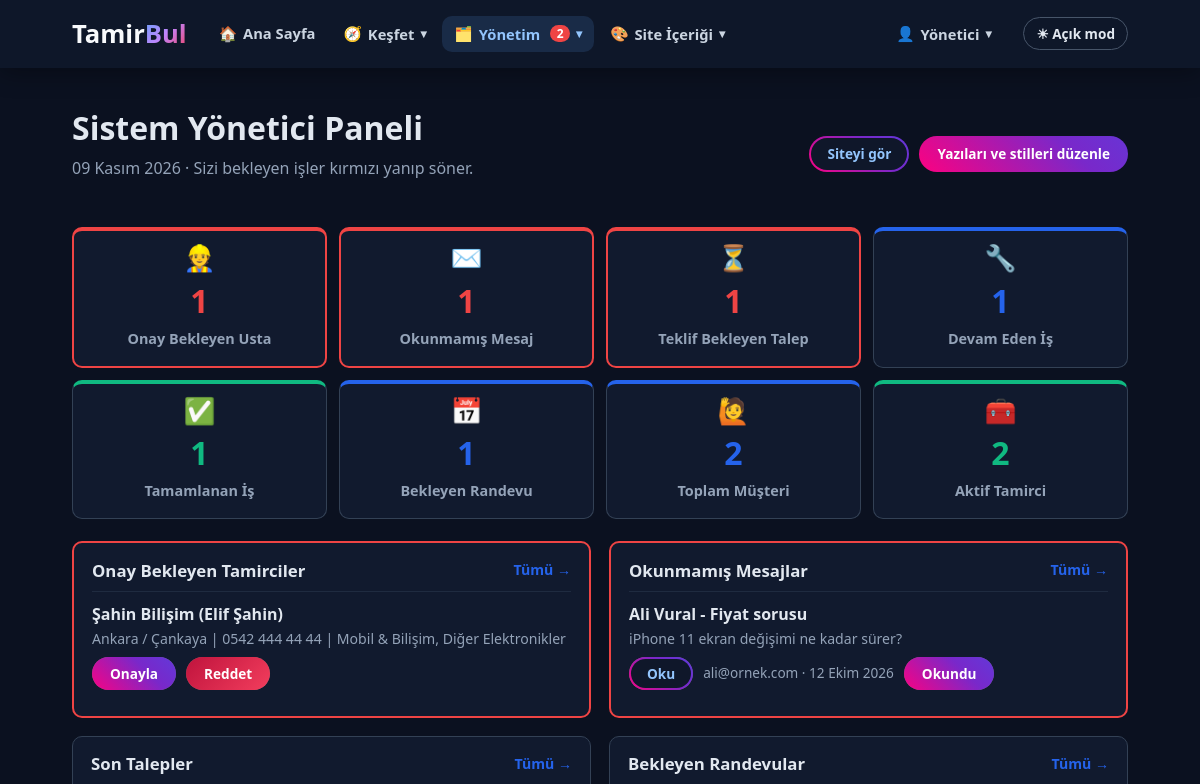
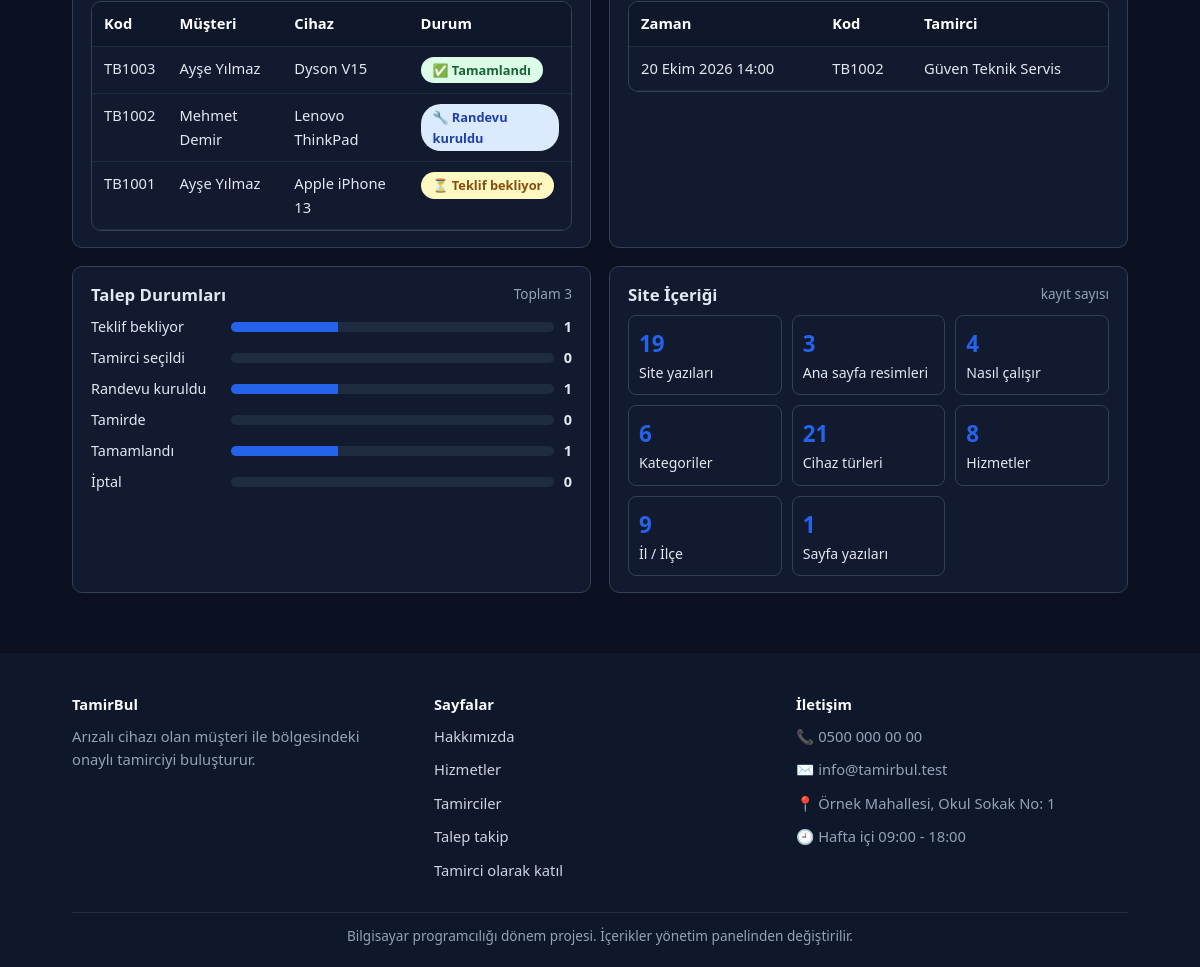
The app's page /admin/panel.php (signed in) with its own data (2 pictures, top to bottom).
### tables this page shows
CREATE TABLE site_ayarlari (
    id INT AUTO_INCREMENT PRIMARY KEY,  
    anahtar VARCHAR(50) NOT NULL UNIQUE,  
    deger TEXT NOT NULL,  
    etiket VARCHAR(100) NOT NULL DEFAULT ''  
);

CREATE TABLE kullanicilar (
    id INT AUTO_INCREMENT PRIMARY KEY,  
    ad VARCHAR(50) NOT NULL,  
    soyad VARCHAR(50) NOT NULL,  
    eposta VARCHAR(100) NOT NULL UNIQUE,  
    sifre VARCHAR(255) NOT NULL,  
    telefon VARCHAR(20) NOT NULL,  
    rol VARCHAR(20) NOT NULL,  
    isletme_adi VARCHAR(100) NOT NULL DEFAULT '',  
    sehir VARCHAR(50) NOT NULL,  
    ilce VARCHAR(50) NOT NULL DEFAULT '',  
    adres TEXT NOT NULL,  
    hakkinda TEXT NOT NULL,  
    onayli TINYINT NOT NULL DEFAULT 0,  
    kayit_tarihi DATETIME NOT NULL  
);

CREATE TABLE mesajlar (
    id INT AUTO_INCREMENT PRIMARY KEY,  
    ad VARCHAR(80) NOT NULL,  
    eposta VARCHAR(100) NOT NULL,  
    konu VARCHAR(150) NOT NULL,  
    mesaj TEXT NOT NULL,  
    okundu TINYINT NOT NULL DEFAULT 0,  
    tarih DATETIME NOT NULL  
);

CREATE TABLE talepler (
    id INT AUTO_INCREMENT PRIMARY KEY,  
    musteri_id INT NOT NULL,  
    hizmet_id INT NULL,  
    tamirci_id INT NULL,  
    kategori_id INT NOT NULL,  
    cihaz_turu VARCHAR(80) NOT NULL,  
    marka VARCHAR(50) NOT NULL,  
    model VARCHAR(50) NOT NULL,  
    ariza TEXT NOT NULL,  
    resim VARCHAR(255) NOT NULL DEFAULT '',  
    sehir VARCHAR(50) NOT NULL,  
    ilce VARCHAR(50) NOT NULL,  
    durum VARCHAR(30) NOT NULL,  
    takip_kodu VARCHAR(20) NOT NULL,  
    puan TINYINT NOT NULL DEFAULT 0,  
    olusturma_tarihi DATETIME NOT NULL  
);

CREATE TABLE randevular (
    id INT AUTO_INCREMENT PRIMARY KEY,  
    talep_id INT NOT NULL,  
    tamirci_id INT NOT NULL,  
    randevu_tarihi DATE NOT NULL,  
    randevu_saati VARCHAR(10) NOT NULL,  
    durum VARCHAR(30) NOT NULL,  
    not_metni TEXT NOT NULL  
);

### admin/panel.php (the view, shortened to what the rows shown need)
<?php
include "../ortak/hazirla.php";
$basvurular = satirlar("SELECT * FROM kullanicilar WHERE rol = 'tamirci' AND onayli = 0 ORDER BY id");
$mesajlar = satirlar("SELECT * FROM mesajlar WHERE okundu = 0 ORDER BY id DESC LIMIT 5");
$talepler = satirlar("SELECT talepler.*, kullanicilar.ad, kullanicilar.soyad FROM talepler INNER JOIN kullanicilar ON kullanicilar.id = talepler.musteri_id ORDER BY talepler.id DESC LIMIT 6");
$randevular = satirlar("SELECT randevular.*, talepler.takip_kodu, kullanicilar.isletme_adi FROM randevular INNER JOIN talepler ON talepler.id = randevular.talep_id INNER JOIN kullanicilar ON kullanicilar.id = randevular.tamirci_id WHERE randevular.durum = 'bekliyor' ORDER BY randevular.randevu_tarihi, randevular.randevu_saati LIMIT 5");
$toplam_talep = sayi_getir("SELECT COUNT(*) FROM talepler");
$durum_listesi = array("beklemede", "tamirci_atandi", "randevu_kuruldu", "tamirde", "tamamlandi", "iptal");
$durum_sayilari = array();
foreach ($durum_listesi as $durum) {
    $durum_sayilari[$durum] = sayi_getir("SELECT COUNT(*) FROM talepler WHERE durum = '" . $durum . "'");
}
include "../ortak/baslik.php";
?>
<section class="dashboard-section">
    <div class="container">
        <div class="dashboard-header panel-ust">
            <div>
                <h2>Sistem Yönetici Paneli</h2>
            </div>
        </div>
        <div class="panel-izgara">
            <div class="panel-kutu <?php if (count($basvurular) > 0) { echo "yanip-sonen"; } ?>">
                <?php foreach ($basvurular as $usta) { ?>
                    <div class="panel-satir">
                        <strong><?php echo temiz_yaz($usta["isletme_adi"] . " (" . $usta["ad"] . " " . $usta["soyad"] . ")"); ?></strong>
                        <div class="request-meta"><?php echo temiz_yaz($usta["sehir"] . " / " . $usta["ilce"] . " | " . $usta["telefon"] . " | " . yetkinlik_metni($usta["id"])); ?></div>
                        <div class="offer-actions">
                            <form method="post" action="kullanici-onay.php">
                                <button class="btn btn-sm btn-secondary" type="submit">Onayla</button>
                            </form>
                            <form method="post" action="kullanici-onay.php" data-onay="Başvuru reddedilsin mi?">
                                <button class="btn btn-sm btn-danger" type="submit">Reddet</button>
                            </form>
                        </div>
                    </div>
                <?php } ?>
            </div>
            <div class="panel-kutu <?php if (count($mesajlar) > 0) { echo "yanip-sonen"; } ?>">
                <?php foreach ($mesajlar as $mesaj) { ?>
                    <div class="panel-satir">
                        <strong><?php echo temiz_yaz($mesaj["ad"] . " - " . $mesaj["konu"]); ?></strong>
                        <div class="request-meta"><?php echo temiz_yaz(mb_substr($mesaj["mesaj"], 0, 90, "UTF-8")); ?></div>
                        <div class="offer-actions">
                            <button type="button" class="btn btn-sm btn-outline" data-pencere="mesaj-<?php echo (int) $mesaj["id"]; ?>">Oku</button>
                            <span class="kucuk-etiket"><?php echo temiz_yaz($mesaj["eposta"]); ?> · <?php echo tarih_yaz($mesaj["tarih"]); ?></span>
                            <form method="post" action="mesaj-okundu.php">
                                <button class="btn btn-sm btn-primary" type="submit">Okundu</button>
                            </form>
                        </div>
                    </div>
                <?php } ?>
            </div>
            <div class="panel-kutu">
                <div class="tablo-kutu">
                    <table>
                        <tr><th>Kod</th><th>Müşteri</th><th>Cihaz</th><th>Durum</th></tr>
                        <?php foreach ($talepler as $talep) { ?>
                            <tr><td><?php echo temiz_yaz($talep["takip_kodu"]); ?></td><td><?php echo temiz_yaz($talep["ad"] . " " . $talep["soyad"]); ?></td><td><?php echo temiz_yaz($talep["marka"] . " " . $talep["model"]); ?></td><td><span class="<?php echo durum_rozeti($talep["durum"]); ?>"><?php echo durum_adi($talep["durum"]); ?></span></td></tr>
                        <?php } ?>
                    </table>
                </div>
            </div>
            <div class="panel-kutu">
                <?php if (count($randevular) > 0) { ?>
                    <div class="tablo-kutu">
                        <table>
                            <tr><th>Zaman</th><th>Kod</th><th>Tamirci</th></tr>
                            <?php foreach ($randevular as $randevu) { ?>
                                <tr><td><?php echo tarih_yaz($randevu["randevu_tarihi"]) . " " . temiz_yaz($randevu["randevu_saati"]); ?></td><td><?php echo temiz_yaz($randevu["takip_kodu"]); ?></td><td><?php echo temiz_yaz($randevu["isletme_adi"]); ?></td></tr>
                            <?php } ?>
                        </table>
                    </div>
                <?php } else { ?>
                    <p class="panel-bos">Bekleyen randevu yok.</p>
                <?php } ?>
            </div>
            <div class="panel-kutu">
                <?php foreach ($durum_sayilari as $durum => $adet) { ?>
                    <?php
                    $yuzde = 0;
                    if ($toplam_talep > 0) {
                        $yuzde = round($adet / $toplam_talep * 100);
                    }
                    ?>
                    <div class="durum-satiri">
                        <span class="durum-adi"><?php echo durum_adi($durum); ?></span>
                        <span class="durum-cubugu"><span style="width: <?php echo $yuzde; ?>%;"></span></span>
                        <strong><?php echo $adet; ?></strong>
                    </div>
                <?php } ?>
            </div>
        </div>
    </div>
</section>
<?php
include "../ortak/altlik.php";
?>

### ortak/baslik.php (shortened to what the rows shown need)
<?php
$site_adi = ayar_getir("site_adi", "TamirBul");
$logo_on = mb_substr($site_adi, 0, 5, "UTF-8");
$logo_arka = mb_substr($site_adi, 5, null, "UTF-8");
$tema = "koyu";
?>
<!DOCTYPE html>
<html lang="tr" class="<?php echo $tema; ?>">
<head>
    <link rel="stylesheet" href="<?php echo $kok; ?>css/stil.css">
</head>
<body>
    <header class="navbar">
        <div class="container navbar-container">
            <a class="logo" href="<?php echo $kok; ?>index.php">
                <h1<?php echo yazi_stili("site_adi"); ?>><?php echo temiz_yaz($logo_on); ?><span><?php echo temiz_yaz($logo_arka); ?></span></h1>
            </a>
        </div>
    </header>
    <main>

### ortak/altlik.php (shortened to what the rows shown need)
<?php
$alt_site_adi = ayar_getir("site_adi", "TamirBul");
$alt_aciklama = ayar_getir("altlik_aciklama", "");
$alt_telefon = ayar_getir("telefon", "");
$alt_eposta = ayar_getir("eposta", "");
$alt_adres = ayar_getir("adres", "");
$alt_saat = ayar_getir("calisma_saatleri", "");
$alt_not = ayar_getir("altlik_not", "");
?>
    </main>
    <footer class="footer">
        <div class="container footer-container">
            <div>
                <strong<?php echo yazi_stili("site_adi"); ?>><?php echo temiz_yaz($alt_site_adi); ?></strong>
                <p<?php echo yazi_stili("altlik_aciklama"); ?>><?php echo temiz_yaz($alt_aciklama); ?></p>
            </div>
            <div>
                <p><span class="ikon ikon-salla">📞</span> <span<?php echo yazi_stili("telefon"); ?>><?php echo temiz_yaz($alt_telefon); ?></span></p>
                <p><span class="ikon">✉️</span> <span<?php echo yazi_stili("eposta"); ?>><?php echo temiz_yaz($alt_eposta); ?></span></p>
                <p><span class="ikon ikon-zipla">📍</span> <span<?php echo yazi_stili("adres"); ?>><?php echo temiz_yaz($alt_adres); ?></span></p>
                <p><span class="ikon ikon-don">🕘</span> <span<?php echo yazi_stili("calisma_saatleri"); ?>><?php echo temiz_yaz($alt_saat); ?></span></p>
            </div>
        </div>
        <div class="container alt-not">
            <p<?php echo yazi_stili("altlik_not"); ?>><?php echo temiz_yaz($alt_not); ?></p>
        </div>
    </footer>
</body>
</html>

### records on screen
site_ayarlari: deger "Tamir", deger "Bul", deger "TamirBul"
kullanicilar: isletme_adi+ad+soyad "Şahin Bilişim (Elif Şahin)", id "Ankara / Çankaya | 0542 444 44 44 | Mobil & Bilişim, Diğer Elektronikler"
mesajlar: temiz_yaz($mesaj["ad"] . " - " . $mesaj["konu"]) "Ali Vural - Fiyat sorusu", mesaj "iPhone 11 ekran değişimi ne kadar sürer?", eposta "ali@ornek.com", tarih "12 Ekim 2026"
talepler: takip_kodu "TB1003", kullanicilar.ad+soyad "Ayşe Yılmaz", temiz_yaz($talep["marka"] . " " . $talep["model"]) "Dyson V15", durum "Tamamlandı"
talepler: takip_kodu "TB1002", kullanicilar.ad+soyad "Mehmet Demir", temiz_yaz($talep["marka"] . " " . $talep["model"]) "Lenovo ThinkPad", durum "Randevu kuruldu"
talepler: takip_kodu "TB1001", kullanicilar.ad+soyad "Ayşe Yılmaz", temiz_yaz($talep["marka"] . " " . $talep["model"]) "Apple iPhone 13", durum "Teklif bekliyor"
randevular: randevu_tarihi "20 Ekim 2026", randevu_saati "14:00", talepler.takip_kodu "TB1002", kullanicilar.isletme_adi "Güven Teknik Servis"
site_ayarlari: deger "Arızalı cihazı olan müşteri ile bölgesindeki onaylı tamirciyi buluşturur."
site_ayarlari: deger "0500 000 00 00"
site_ayarlari: deger "info@tamirbul.test"
site_ayarlari: deger "Örnek Mahallesi, Okul Sokak No: 1"
site_ayarlari: deger "Hafta içi 09:00 - 18:00"
site_ayarlari: deger "Bilgisayar programcılığı dönem projesi. İçerikler yönetim panelinden değiştirilir."

### other values on screen
$tema_dugme_yazisi "☀ Açık mod"
$grup["ikon"] "🧭"
temiz_yaz($grup["baslik"]) "Keşfet"
$grup["ikon"] "🗂️"
temiz_yaz($grup["baslik"]) "Yönetim"
$grup["toplam_sayi"] "2"
$grup["ikon"] "🎨"
temiz_yaz($grup["baslik"]) "Site İçeriği"
$grup["ikon"] "👤"
temiz_yaz($grup["baslik"]) "Yönetici"
$sayac["ikon"] "👷"
$sayac["sayi"] "1"
$sayac["yazi"] "Onay Bekleyen Usta"
$sayac["ikon"] "✉️"
$sayac["yazi"] "Okunmamış Mesaj"
